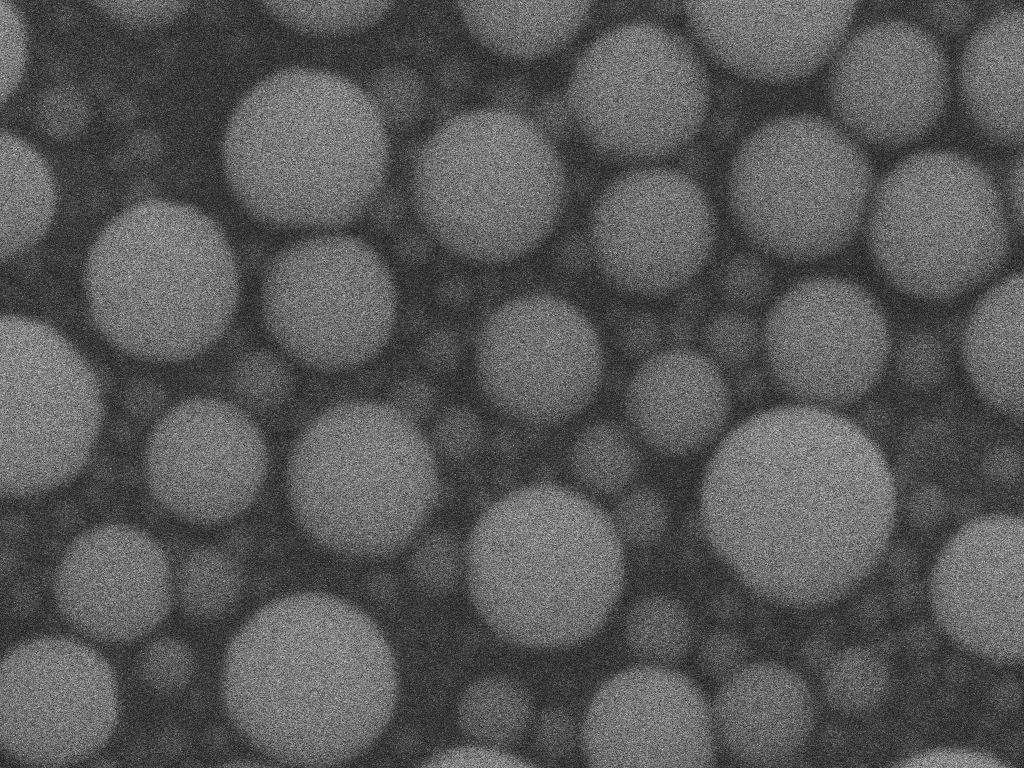
#> input picture SEM Images/Armin241.tif, 1024 x 768 px, found by its file name
$ python test-hist-equal.py
#> lines starting #> are read from the running program, lines starting #| are printed output that depends on the picture
import time
import numpy as np
import matplotlib.pyplot as plt
from PIL import Image

class semImage(np.ndarray):
    def __init__(self):
        super().__init__()

    def getFlat(self):
        return np.matrix.flatten(self)

    def getHist(self):
        hist = np.zeros(256)
        for pixel in self.getFlat():
            hist[pixel] += 1
        return hist

    def getHistEqualized(self):
        start = time.time()
        hist        = self.getHist()
        histTrans   = np.zeros(256)
        numPixels   = np.sum(hist)

        summ = 0
        for i in range(0, 256):
            summ += hist[i]
            histTrans[i] = summ
        histTrans /= numPixels
        histTrans *= 255 / max(histTrans)
        histTrans = histTrans.astype(int)

        shape = self.shape
        newImage = np.zeros(shape).astype(int)
        for i in range(0, shape[0]):
            for j in range(0, shape[1]):
                newImage[i, j] = histTrans[self[i, j]]

        newHist = np.zeros(256)
        for pixel in np.matrix.flatten(newImage):
            newHist[pixel] += 1
        end = time.time()
        print(end - start)
        return newImage, newHist

if __name__ == "__main__":
    image = Image.open("SEM Images/Armin241.tif")
#> image is the input picture: PIL image 1024x768 L; min 29, max 210, mean 88.5
    image = np.asarray(image)
    image = image.view(semImage)

    imageHist               = image.getHist()
#> the loop in getHist, `for pixel in self.getFlat():` made 786432 passes
#> pixel on passes 1 to 3: 117, 115, 106
#> after the loop in getHist, `for pixel in self.getFlat():`: hist = 256 values, max 10470 at index 63, min 0 at index 0, mean 3072
#> imageHist has the same summary as hist in getHist
    newImage, newImageHist  = image.getHistEqualized()
#> the loop in getHist (call 2), `for pixel in self.getFlat():` made 786432 passes
#> in getHistEqualized, `numPixels   = np.sum(hist)`: numPixels = 786432
#> the loop in getHistEqualized, `for i in range(0, 256):` made 256 passes
#> summ on passes 1 to 3: 0, 0, 0
#> after the loop in getHistEqualized, `for i in range(0, 256):`: histTrans = 256 values from 0 to 786432; summ = 786432
#> in getHistEqualized, `histTrans /= numPixels`: histTrans = 256 values from 0 to 1
#> in getHistEqualized, `histTrans *= 255 / max(histTrans)`: histTrans = 256 values from 0 to 255
#> after the loop in getHistEqualized, `for i in range(0, shape[0]):`:
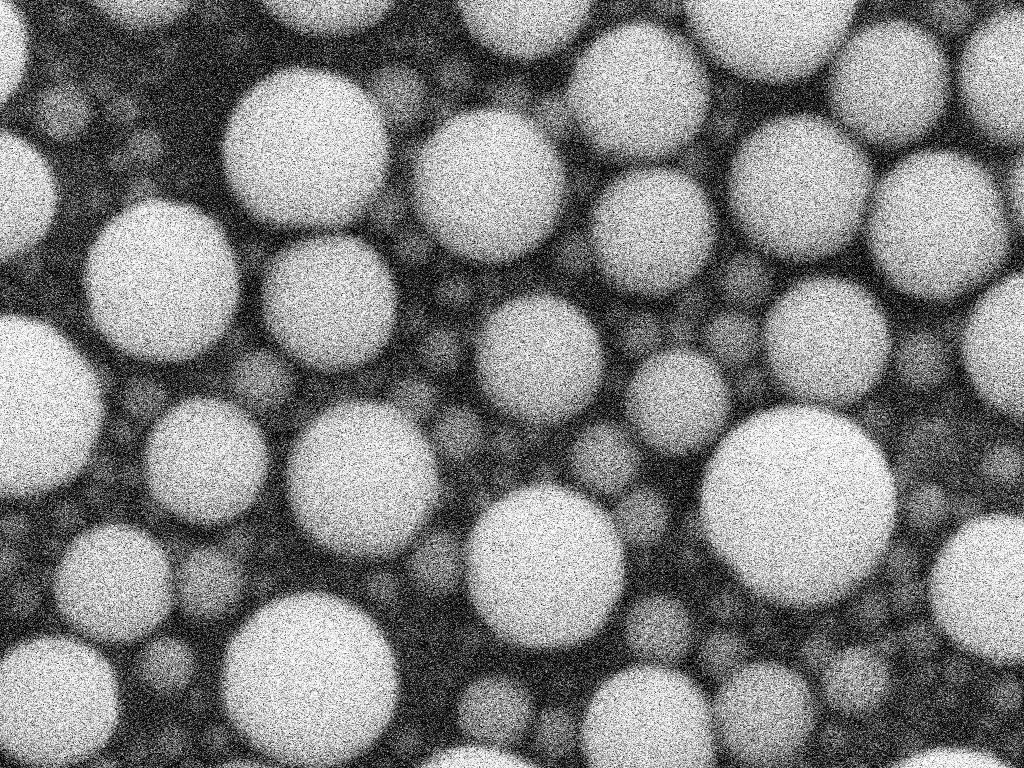
#> newImage: shape (768, 1024) int64; min 0, max 255, mean 128.2
#> the loop in getHistEqualized, `for pixel in np.matrix.flatten(newImage):` made 786432 passes
#> pixel on passes 1 to 3: 204, 200, 179
#> after the loop in getHistEqualized, `for pixel in np.matrix.flatten(newImage):`: newHist = 256 values, max 10470 at index 63, min 0 at index 8, mean 3072
#> newImageHist has the same summary as newHist in getHistEqualized

    fig, a = plt.subplots(2, 2)
    a[0][0].imshow(image, cmap="gray")
    a[0][1].bar(np.arange(0, imageHist.size), imageHist)
    a[1][0].imshow(newImage, cmap="gray")
    a[1][1].bar(np.arange(0, newImageHist.size), newImageHist)
    plt.show()
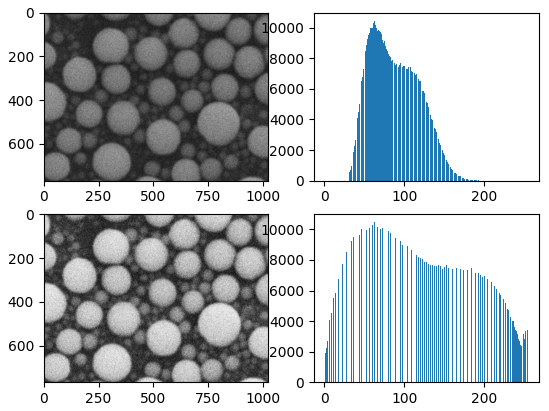
#> figure drawn by matplotlib, 4 panels; panel 2: tallest bar 10470 high, from x = 62.6 to 63.4; panel 4: tallest bar 10470 high, from x = 62.6 to 63.4

$ run again, with SEM Images/Armin242.tif copied over SEM Images/Armin241.tif
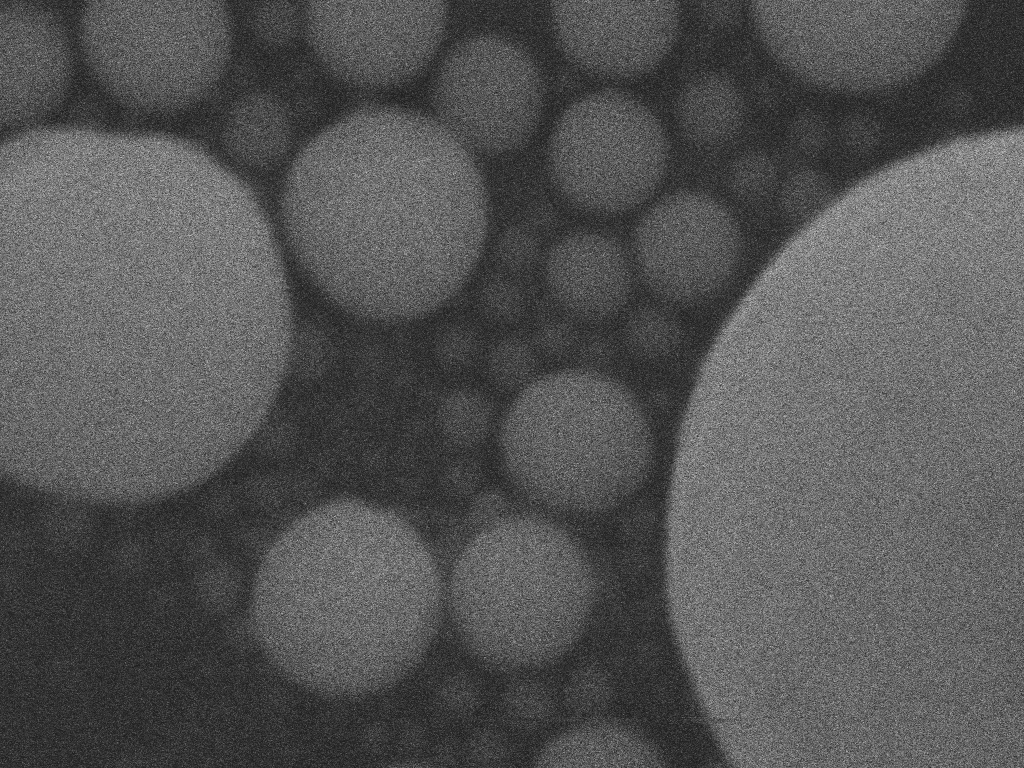
#> input picture SEM Images/Armin242.tif, 1024 x 768 px, found by its file name
#> image is the input picture: PIL image 1024x768 L; min 29, max 217, mean 84.8
#> the loop in getHist, `for pixel in self.getFlat():` made 786432 passes
#> pixel on passes 1 to 3: 58, 71, 51
#> after the loop in getHist, `for pixel in self.getFlat():`: hist = 256 values, max 10194 at index 54, min 0 at index 0, mean 3072
#> imageHist has the same summary as hist in getHist
#> the loop in getHist (call 2), `for pixel in self.getFlat():` made 786432 passes
#> numPixels = 786432
#> the loop in getHistEqualized, `for i in range(0, 256):` made 256 passes
#> summ on passes 1 to 3: 0, 0, 0
#> after the loop in getHistEqualized, `for i in range(0, 256):`: histTrans = 256 values from 0 to 786432; summ = 786432
#> in getHistEqualized, `histTrans /= numPixels`: histTrans = 256 values from 0 to 1
#> in getHistEqualized, `histTrans *= 255 / max(histTrans)`: histTrans = 256 values from 0 to 255
#> after the loop in getHistEqualized, `for i in range(0, shape[0]):`:
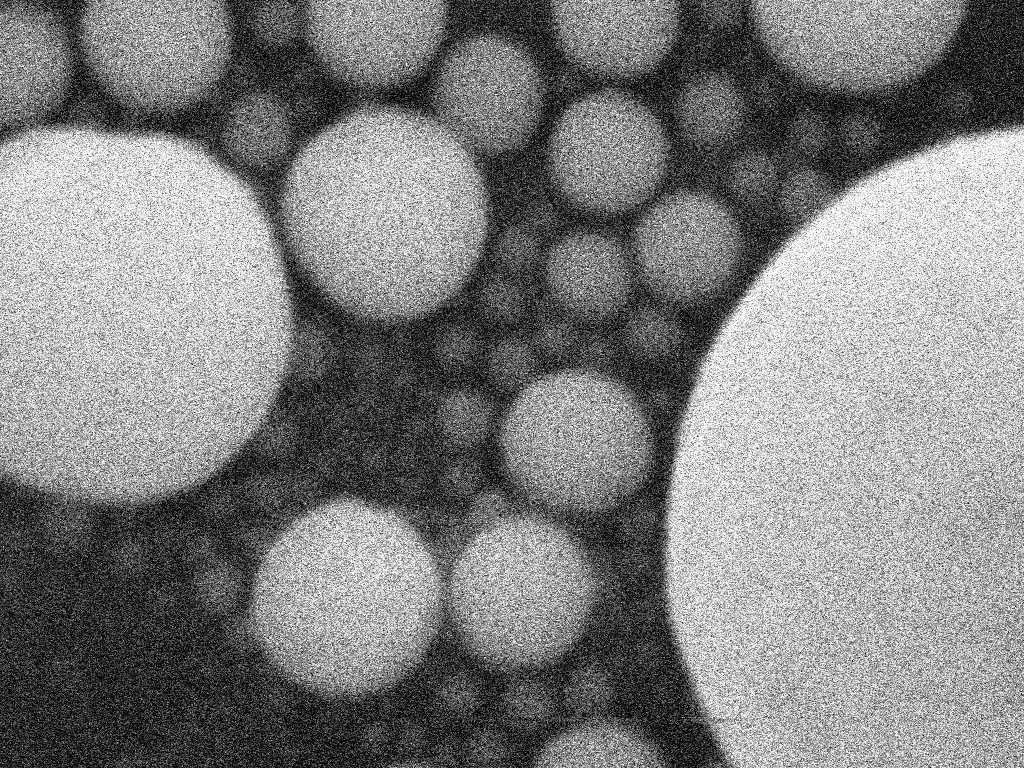
#> newImage: shape (768, 1024) int64; min 0, max 255, mean 128.1
#> the loop in getHistEqualized, `for pixel in np.matrix.flatten(newImage):` made 786432 passes
#> pixel on passes 1 to 3: 65, 100, 43
#> after the loop in getHistEqualized, `for pixel in np.matrix.flatten(newImage):`: newHist = 256 values, max 10194 at index 53, min 0 at index 3, mean 3072
#> newImageHist has the same summary as newHist in getHistEqualized
#> `plt.show()`:
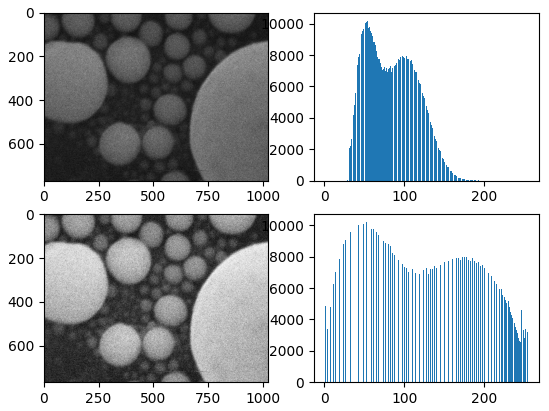
#> figure drawn by matplotlib, 4 panels; panel 2: tallest bar 10194 high, from x = 53.6 to 54.4; panel 4: tallest bar 10194 high, from x = 52.6 to 53.4

$ run again, with SEM Images/Armin243.tif copied over SEM Images/Armin241.tif
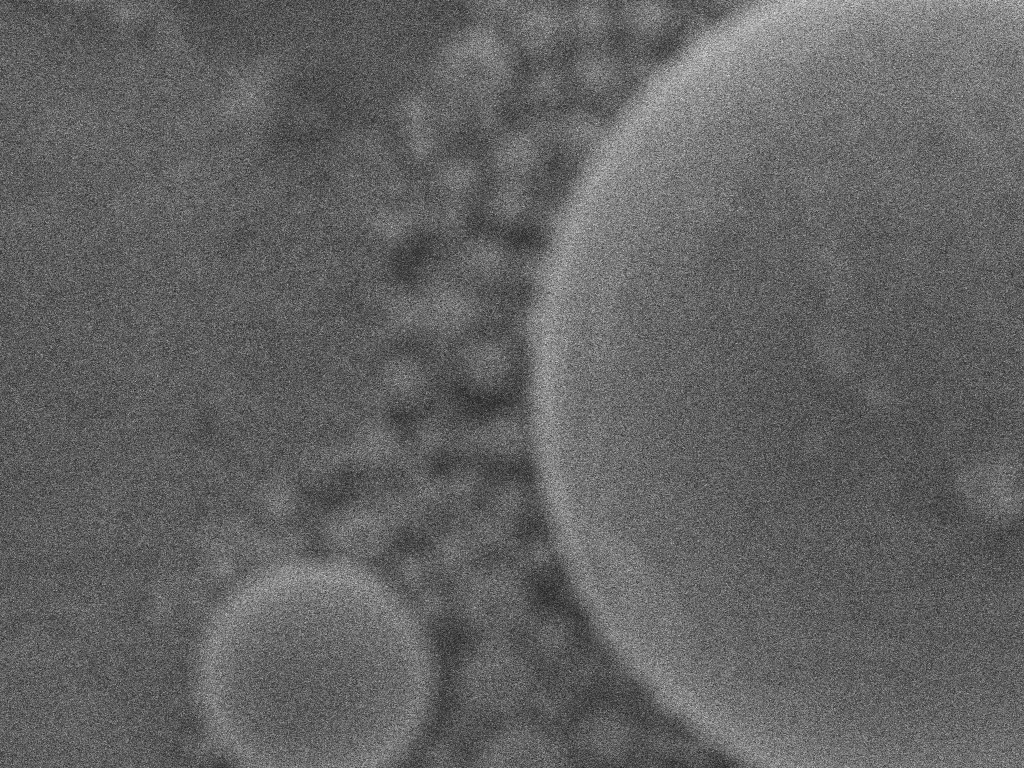
#> input picture SEM Images/Armin243.tif, 1024 x 768 px, found by its file name
#> image is the input picture: PIL image 1024x768 L; min 31, max 228, mean 99
#> the loop in getHist, `for pixel in self.getFlat():` made 786432 passes
#> pixel on passes 1 to 3: 116, 102, 77
#> after the loop in getHist, `for pixel in self.getFlat():`: hist = 256 values, max 14351 at index 95, min 0 at index 0, mean 3072
#> imageHist has the same summary as hist in getHist
#> the loop in getHist (call 2), `for pixel in self.getFlat():` made 786432 passes
#> numPixels = 786432
#> the loop in getHistEqualized, `for i in range(0, 256):` made 256 passes
#> summ on passes 1 to 3: 0, 0, 0
#> after the loop in getHistEqualized, `for i in range(0, 256):`: histTrans = 256 values from 0 to 786432; summ = 786432
#> in getHistEqualized, `histTrans /= numPixels`: histTrans = 256 values from 0 to 1
#> in getHistEqualized, `histTrans *= 255 / max(histTrans)`: histTrans = 256 values from 0 to 255
#> after the loop in getHistEqualized, `for i in range(0, shape[0]):`:
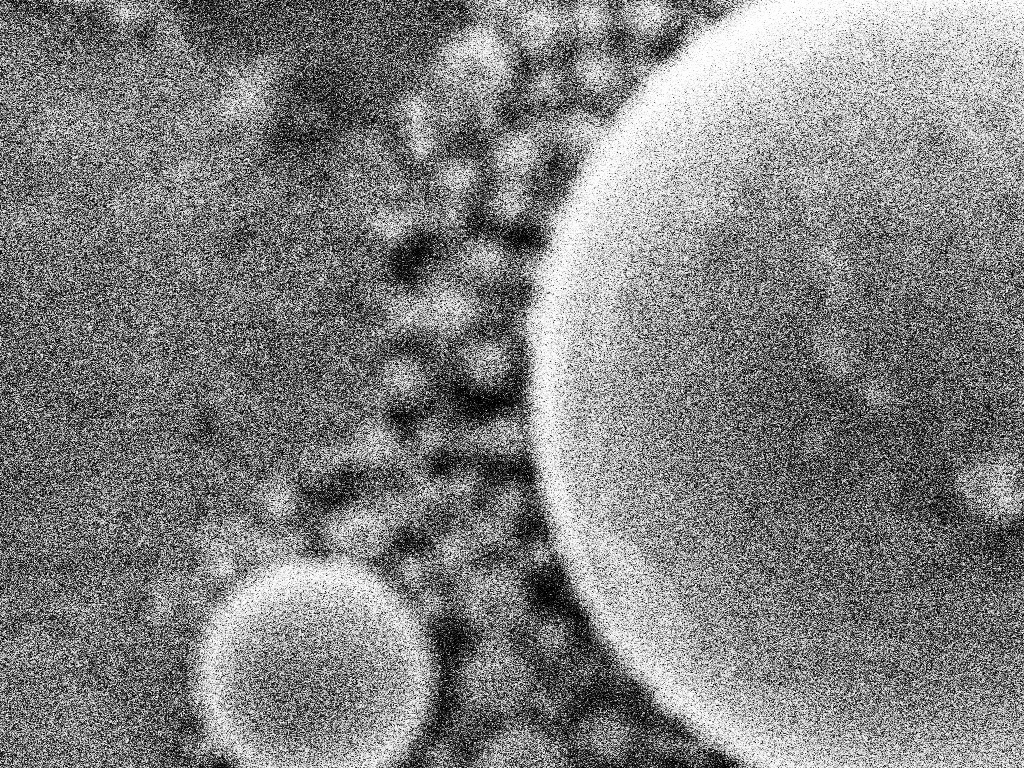
#> newImage: shape (768, 1024) int64; min 0, max 255, mean 128.5
#> the loop in getHistEqualized, `for pixel in np.matrix.flatten(newImage):` made 786432 passes
#> pixel on passes 1 to 3: 200, 151, 45
#> after the loop in getHistEqualized, `for pixel in np.matrix.flatten(newImage):`: newHist = 256 values, max 14351 at index 120, min 0 at index 12, mean 3072
#> newImageHist has the same summary as newHist in getHistEqualized
#> `plt.show()`:
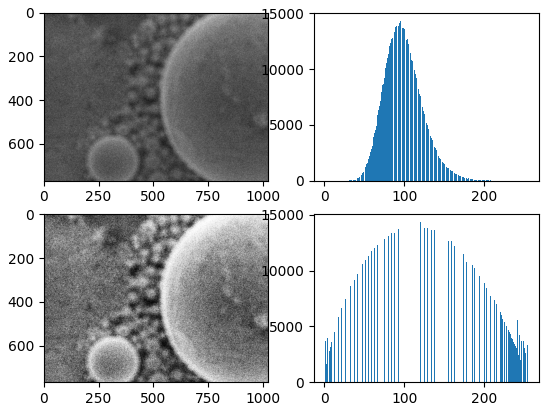
#> figure drawn by matplotlib, 4 panels; panel 2: tallest bar 14351 high, from x = 94.6 to 95.4; panel 4: tallest bar 14351 high, from x = 119.6 to 120.4

$ run again, with SEM Images/Armin244.tif copied over SEM Images/Armin241.tif
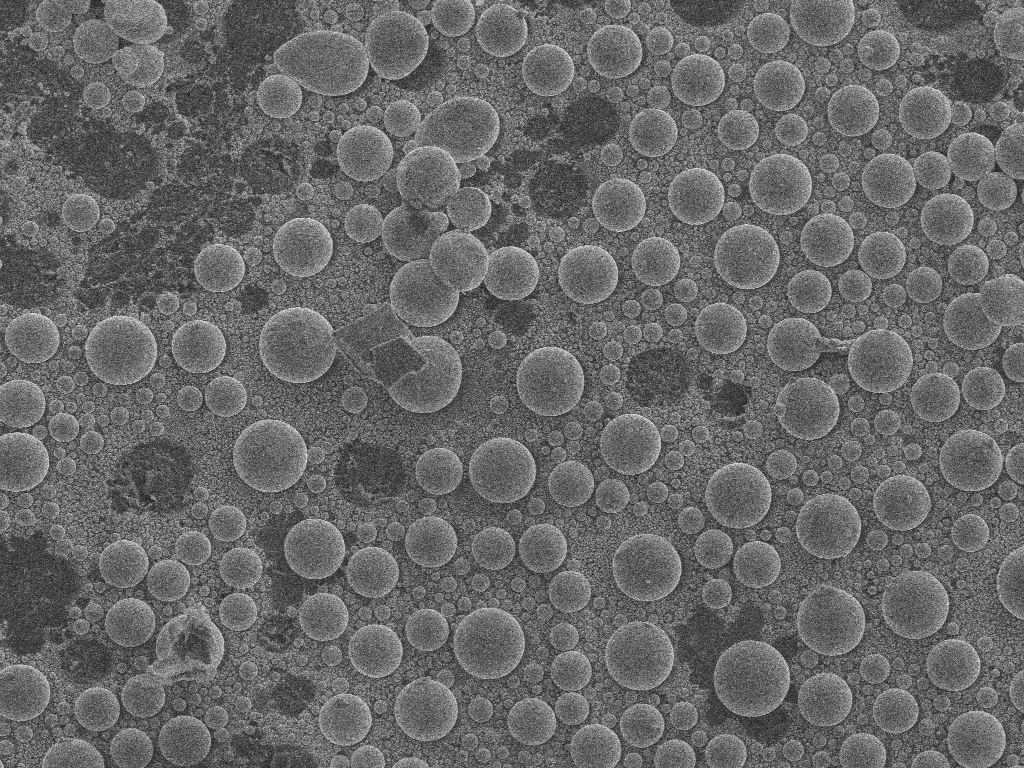
#> input picture SEM Images/Armin244.tif, 1024 x 768 px, found by its file name
#> image is the input picture: PIL image 1024x768 L; min 30, max 243, mean 103.8
#> the loop in getHist, `for pixel in self.getFlat():` made 786432 passes
#> pixel on passes 1 to 3: 91, 58, 68
#> after the loop in getHist, `for pixel in self.getFlat():`: hist = 256 values, max 10277 at index 98, min 0 at index 0, mean 3072
#> imageHist has the same summary as hist in getHist
#> the loop in getHist (call 2), `for pixel in self.getFlat():` made 786432 passes
#> numPixels = 786432
#> the loop in getHistEqualized, `for i in range(0, 256):` made 256 passes
#> summ on passes 1 to 3: 0, 0, 0
#> after the loop in getHistEqualized, `for i in range(0, 256):`: histTrans = 256 values from 0 to 786432; summ = 786432
#> in getHistEqualized, `histTrans /= numPixels`: histTrans = 256 values from 0 to 1
#> in getHistEqualized, `histTrans *= 255 / max(histTrans)`: histTrans = 256 values from 0 to 255
#> after the loop in getHistEqualized, `for i in range(0, shape[0]):`:
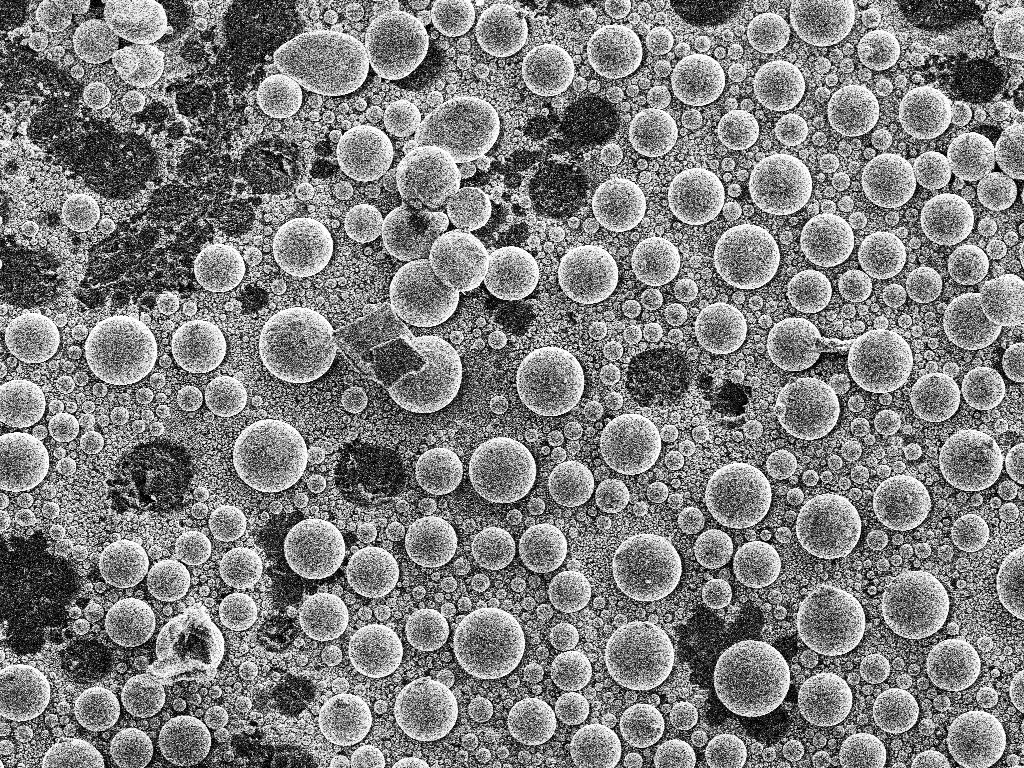
#> newImage: shape (768, 1024) int64; min 0, max 255, mean 128.2
#> the loop in getHistEqualized, `for pixel in np.matrix.flatten(newImage):` made 786432 passes
#> pixel on passes 1 to 3: 93, 12, 29
#> after the loop in getHistEqualized, `for pixel in np.matrix.flatten(newImage):`: newHist = 256 values, max 10277 at index 115, min 0 at index 13, mean 3072
#> newImageHist has the same summary as newHist in getHistEqualized
#> `plt.show()`:
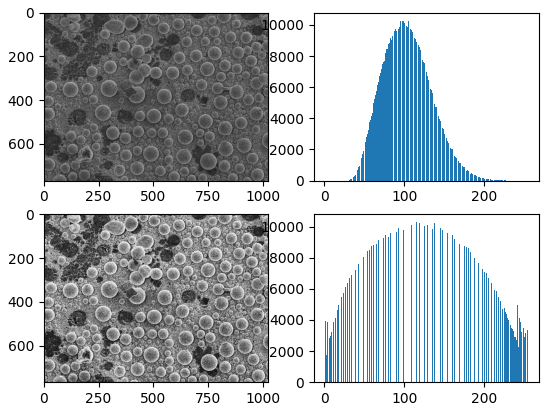
#> figure drawn by matplotlib, 4 panels; panel 2: tallest bar 10277 high, from x = 97.6 to 98.4; panel 4: tallest bar 10277 high, from x = 114.6 to 115.4
